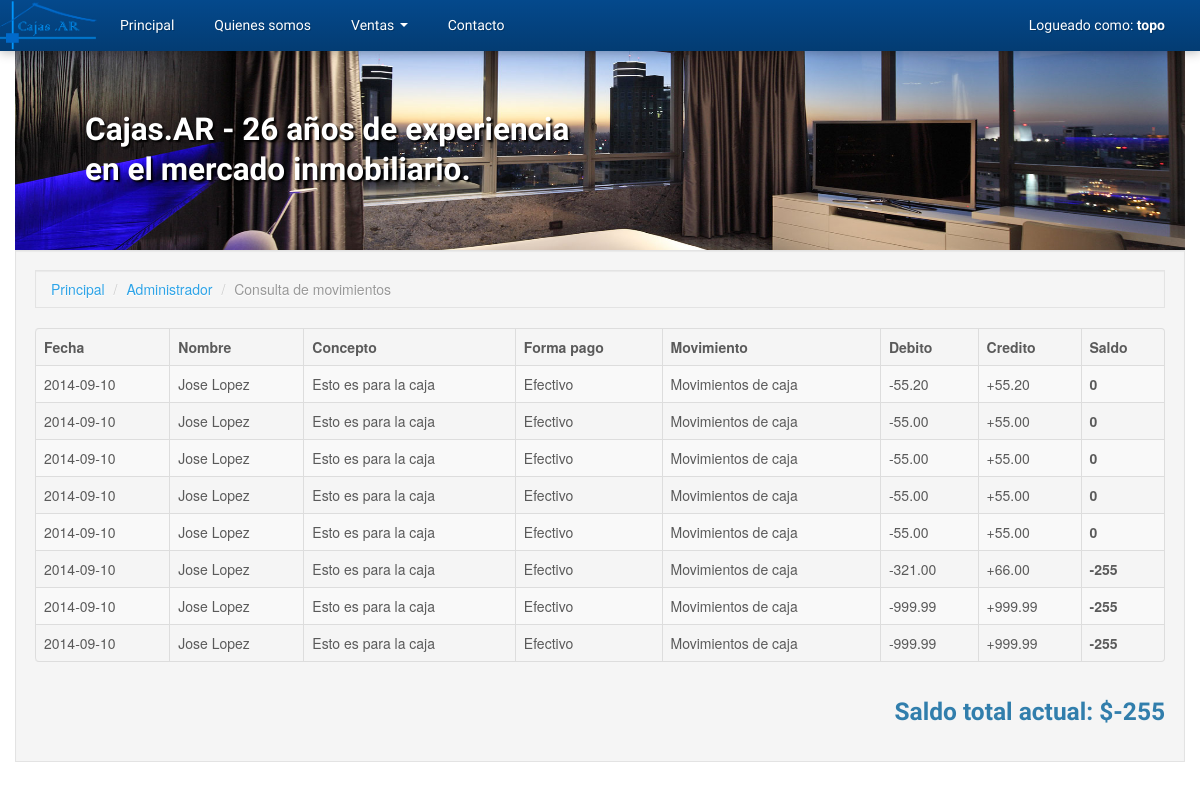
Before: /index.php?page=admin-view-movimiento-diario (signed in) with the older database file.
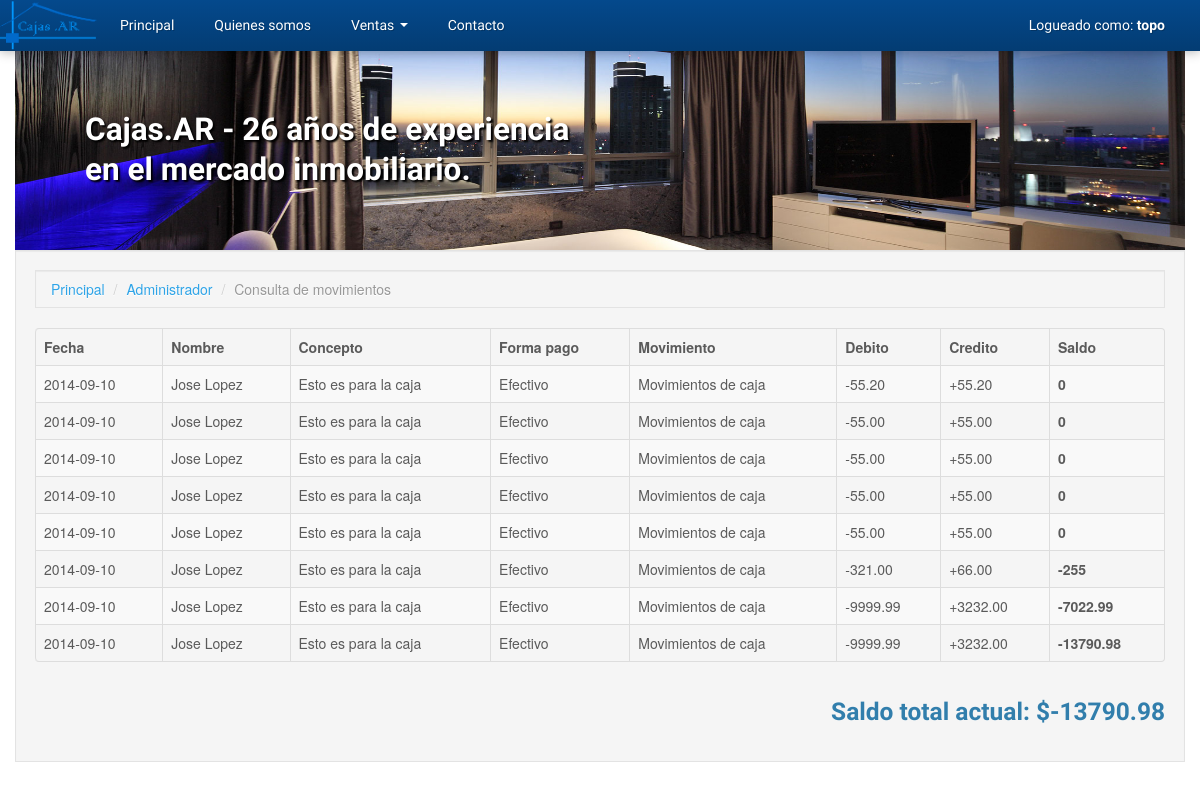
After: the same page with the newer database file.
### tables this page shows
CREATE TABLE `movimientos_diarios` (
  `id_movimiento` int(8) unsigned NOT NULL AUTO_INCREMENT,
  `id_user` int(8) NOT NULL,
  `id_concepto` int(8) NOT NULL,
  `id_forma_pago` int(8) NOT NULL,
  `fecha` date NOT NULL,
  `debe` float(6,2) NOT NULL,
  `haber` float(6,2) NOT NULL,
  PRIMARY KEY (`id_movimiento`),
  KEY `id_user` (`id_user`),
  KEY `id_forma_pago` (`id_forma_pago`),
  KEY `id_concepto` (`id_concepto`),
  CONSTRAINT `id_concepto` FOREIGN KEY (`id_concepto`) REFERENCES `conceptos` (`id_concepto`) ON DELETE NO ACTION ON UPDATE NO ACTION,
  CONSTRAINT `id_forma_pago` FOREIGN KEY (`id_forma_pago`) REFERENCES `formas_pago` (`id_forma_pago`) ON DELETE NO ACTION ON UPDATE NO ACTION,
  CONSTRAINT `id_user` FOREIGN KEY (`id_user`) REFERENCES `users` (`id_user`) ON DELETE NO ACTION ON UPDATE NO ACTION
);

CREATE TABLE `users` (
  `id_user` int(8) NOT NULL AUTO_INCREMENT,
  `id_role` int(2) DEFAULT NULL,
  `username` varchar(64) NOT NULL,
  `password` varchar(64) NOT NULL,
  `first_name` varchar(64) DEFAULT NULL,
  `last_name` varchar(64) DEFAULT NULL,
  PRIMARY KEY (`id_user`),
  KEY `id_role` (`id_role`),
  CONSTRAINT `id_role` FOREIGN KEY (`id_role`) REFERENCES `roles` (`id_role`) ON DELETE NO ACTION ON UPDATE NO ACTION
);

CREATE TABLE `conceptos` (
  `id_concepto` int(8) NOT NULL AUTO_INCREMENT,
  `tipos_movimientos` varchar(64) NOT NULL,
  `detalle` varchar(100) NOT NULL,
  PRIMARY KEY (`id_concepto`)
);

CREATE TABLE `formas_pago` (
  `id_forma_pago` int(8) NOT NULL AUTO_INCREMENT,
  `detalle` varchar(100) NOT NULL,
  PRIMARY KEY (`id_forma_pago`)
);

### includes/mysqldb.php (called while the page is built, shortened)
<?php
class MySQLConnection
{
    private $_dbLink, $_queryResponse;
    public function connect($user, $pass, $host, $database)
    {
        $this->_dbLink = mysqli_connect($host, $user, $pass);
        mysqli_select_db($this->_dbLink, $database);
    }
    public function query($query)
    {
        $this->_queryResponse = mysqli_query($this->_dbLink, $query);
        return $this;
    }
    public function getResults()
    {
        $this->lastResult = array();
        if ($this->_queryResponse && !is_bool($this->_queryResponse)) {
            while ($response = mysqli_fetch_object($this->_queryResponse)) {
                $this->lastResult[] = $response;
            }
        }
        return $this->lastResult;
    }
}

### includes/autoload.php (called while the page is built, shortened)
<?php
require_once dirname(__FILE__) . '/application.php';
require_once dirname(__FILE__) . '/mysqldb.php';
require_once dirname(__FILE__) . '/inputdata.php';
$app = new Application(
    new MySQLConnection(MYSQL_USER, MYSQL_PASS, MYSQL_HOST, MYSQL_DATABASE),
    new InputData()
);

### includes/application.php (called while the page is built, shortened)
<?php
class Application
{
    protected $db;
    public $io;
    public function __construct(MySQLConnection $db, InputData $io)
    {
        $this->db = $db;
        $this->io = $io;
    }
    public function getSectionName()
    {
        $page = $this->io->getQuery('page');
        $page = str_replace('-', '_', $page);
        return $page && is_string($page) ? $page : 'index';
    }
    public function getMovimientos($limit = 50)
    {
        $limit = (int) $limit;
        $queryString = ""
            . "SELECT movimientos_diarios.*, "
                . "users.*, "
                . "conceptos.detalle AS concepto_detalle, "
                . "conceptos.tipos_movimientos AS tipo_movimiento, "
                . "formas_pago.detalle AS forma_pago_detalle "
            . "FROM movimientos_diarios "
                . "INNER JOIN formas_pago ON movimientos_diarios.id_forma_pago = formas_pago.id_forma_pago "
                . "INNER JOIN conceptos ON movimientos_diarios.id_concepto = conceptos.id_concepto "
                . "INNER JOIN users ON movimientos_diarios.id_user = users.id_user "
            . "ORDER BY movimientos_diarios.fecha, movimientos_diarios.id_movimiento DESC LIMIT {$limit}";
        return $this->db->query($queryString)->getResults();
    }
}

### includes/inputdata.php (called while the page is built, shortened)
<?php
class InputData
{
    private $_request, $_response, $_query, $_post, $_server, $_cookies;
    public function __construct()
    {
        $this->_query    = &$_GET;
    }
    public function getQuery($param = null, $default = null)
    {
        if ($param) {
            return isset($this->_query[$param]) ?
                $this->_query[$param] : $default;
        }
        return $this->_query;
    }
    public function getSession($param = null, $default = null)
    {
        if ($param) {
            return isset($_SESSION[$param]) ?
                $_SESSION[$param] : $default;
        }
        return $_SESSION;
    }
}

### includes/templates/content_admin_view_movimiento_diario.php (the view, shortened to what this page needs)
<?php
$suma_debe = $suma_haber = 0;
?>
<div class="container">
    <div class="well">
        <ul class="breadcrumb well">
            <li><a href="index.php?page=home">Principal</a> <span class="divider">/</span></li>
            <li><a href="index.php?page=admin">Administrador</a> <span class="divider">/</span></li>
            <li class="active">Consulta de movimientos</li>
        </ul>
        <table class="table table-striped table-bordered">
            <thead>
                <tr>
                    <th>Fecha</th>
                    <th>Nombre</th>
                    <th>Concepto</th>
                    <th>Forma pago</th>
                    <th>Movimiento</th>
                    <th>Debito</th>
                    <th>Credito</th>
                    <th>Saldo</th>
                </tr>
            </thead>
            <tbody>
                <?php foreach($app->getMovimientos() as $mov) { ?>
                    <?php $suma_debe += $mov->debe; ?>
                    <?php $suma_haber += $mov->haber; ?>
                    <tr>
                        <td><?php echo $mov->fecha; ?></td>
                        <td><?php echo $mov->first_name . ' ' .$mov->last_name; ?></td>
                        <td><?php echo $mov->concepto_detalle; ?></td>
                        <td><?php echo $mov->forma_pago_detalle; ?></td>
                        <td><?php echo $mov->tipo_movimiento; ?></td>
                        <td><?php echo (int)$mov->debe ? '-'.$mov->debe : ''; ?></td>
                        <td><?php echo (int)$mov->haber ? '+'.$mov->haber : ''; ?></td>
                        <td><b><?php echo ($suma_haber - $suma_debe); ?></b></td>
                    </tr>
                <?php } ?>
            </tbody>
        </table>
        <div class="clearfix">
            <h3 class="pull-right">Saldo total actual: $<?php echo ($suma_haber - $suma_debe); ?></h3>
        </div>
    </div>
</div>

### includes/templates/header.php (shortened to what this page needs)
<!DOCTYPE html>
<html lang="en">
  <head>
    <link href="assets/libraries/bootstrap/css/bootstrap.cerulean.css" rel="stylesheet">
    <link href="assets/libraries/bootstrap/css/bootstrap-responsive.css" rel="stylesheet">
	<link href="assets/libraries/bootstrap/css/base.css" rel="stylesheet">
	<link href="assets/css/nuestro.css" rel="stylesheet">
  </head>
  <body>

### index.php
<?php
require_once dirname(__FILE__) . '/includes/autoload.php';
$sectionFile = 'content_' . $app->getSectionName() . '.php';
$carouselType = $app->getSectionName() == 'home' ? 'carousel_dynamic.php' : 'carousel_fixed.php';
require_once TEMPLATES_DIR . DS . 'header.php';
if ($app->getSectionName() != 'index') {
    require_once TEMPLATES_DIR . DS . 'menu.php';
    require_once TEMPLATES_DIR . DS . $carouselType;
}
if (file_exists(TEMPLATES_DIR . DS . $sectionFile)) {
    require_once TEMPLATES_DIR . DS . $sectionFile;
} else {
    require_once TEMPLATES_DIR . DS . 'content_404.php';
}
require_once TEMPLATES_DIR . DS . 'footer.php';

### includes/templates/menu.php (shortened to what this page needs)
<div class="navbar-wrapper">
  <div class="container">
    <div class="navbar navbar-inverse navbar-fixed-top">
      <div class="navbar-inner">
      <div class="container">
        <a class="brand" href="index.php?page=home"><img class="logo-caja" src="assets/images/logo1.png"></a>
        <div class="nav-collapse collapse">
          <ul class="nav">
            <li class=""><a href="index.php?page=home">Principal</a></li>
            <li><a href="index.php?page=about">Quienes somos</a></li>
            <li class="dropdown">
              <a href="#" class="dropdown-toggle" data-toggle="dropdown">Ventas <b class="caret"></b></a>
            </li>
            <li><a href="index.php?page=contact">Contacto</a></li>
          </ul>
          <ul class="nav pull-right">
            <li class="">
                <a href="index.php?page=login"><?php echo $app->io->getSession('username') ? 'Logueado como: <b>' . $app->io->getSession('username') . '</b>': 'Iniciar sesion'; ?></a>
            </li>
          </ul>
        </div>
      </div>
      </div>
    </div>
  </div>
</div>

### includes/templates/carousel_fixed.php
<div class="">
    <div class="container">
        <div id="myCarousel" class="carousel slide slider-principal">
          <div class="carousel-inner reduce-altura">
            <div class="item active">
              <img src="assets/images/departamento.jpg" alt="">
              <div class="container">
                <div class="carousel-caption">
                    <h2>Cajas.AR - 26 a&ntilde;os de experiencia en el mercado inmobiliario.</h2>
                </div>
              </div>
            </div>
          </div>
        </div>
    </div>
</div>

### includes/templates/footer.php
  </body>
</html>

### assets/css/nuestro.css (style rules this page uses)
.slider-principal h2 { color:#fff; text-shadow: 2px 2px 2px rgba(0, 0, 0, 100); margin-left:50px; }
.brand { padding:0!important; }
.logo-caja { height: 51px; margin: 0; padding: 0; width:105px; }
.carousel-inner.reduce-altura { height:250px; }
.carousel-inner.reduce-altura .item img { margin-top:-100px; }
.carousel-inner.reduce-altura .carousel-caption { margin-top:110px; }
.carousel { margin-bottom:0; }
.input-prepend .add-on, .input-append .add-on, .btn, .modal, .dropdown-menu, .alert, .thumbnail, .well, input, select, textarea, .bootstrap-tagsinput { border-radius: 0px!important; }

Changed rows visible on the page:
changed movimientos_diarios (number 7 of 8 on the later page): debe "999.99" → "9999.99"; haber "999.99" → "3232.00"; suma_debe "-255" → "-7022.99"
changed movimientos_diarios (number 8 of 8 on the later page): debe "999.99" → "9999.99"; haber "999.99" → "3232.00"; suma_debe "-255" → "-13790.98"
Other visible differences:
$suma_haber - $suma_debe: "-255" → "-13790.98"
